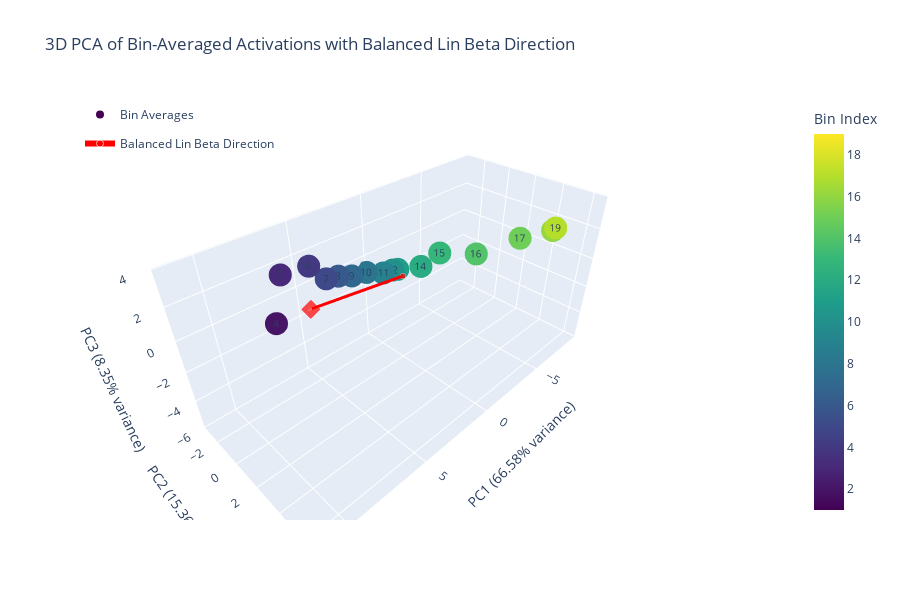

The cell this chart's notebook holds for it:
### Code cell
import plotly.express as px
import plotly.graph_objects as go

# Compute 3D PCA
pca_3d = PCA(n_components=3)
pca_result_3d = pca_3d.fit_transform(bin_data_np)

# Create the balanced log beta direction in the original space
# This represents the direction from low to high balanced log beta values
balanced_log_beta_direction = balanced_lin_to_lin_betas.float().cpu().numpy()
balanced_log_beta_direction = balanced_log_beta_direction / np.linalg.norm(balanced_log_beta_direction)

# Project the balanced log beta direction onto the 3D PCA space
balanced_log_beta_pca = pca_3d.transform(balanced_log_beta_direction.reshape(1, -1))[0]
# Normalize the projected direction
balanced_log_beta_pca = -balanced_log_beta_pca / np.linalg.norm(balanced_log_beta_pca)

# Scale the direction vector for visualization
scale_factor = np.max(np.abs(pca_result_3d)) * 0.5
balanced_log_beta_pca_scaled = balanced_log_beta_pca * scale_factor

# Create 3D scatter plot
fig = go.Figure()

# Add the bin points
fig.add_trace(go.Scatter3d(
    x=pca_result_3d[:, 0],
    y=pca_result_3d[:, 1],
    z=pca_result_3d[:, 2],
    mode='markers+text',
    marker=dict(
        size=8,
        color=bin_indices,
        colorscale='viridis',
        colorbar=dict(
            title="Bin Index",
            x=1.1,  # Move colorbar to the right
            xanchor="left"
        ),
        showscale=True
    ),
    text=[str(idx+2) for idx in bin_indices],
    textposition="middle center",
    textfont=dict(size=10),
    name='Bin Averages'
))

# Add the balanced log beta direction as an arrow
fig.add_trace(go.Scatter3d(
    x=[0, balanced_log_beta_pca_scaled[0]],
    y=[0, balanced_log_beta_pca_scaled[1]],
    z=[0, balanced_log_beta_pca_scaled[2]],
    mode='lines+markers',
    line=dict(color='red', width=6),
    marker=dict(size=[4, 10], color='red', symbol=['circle', 'diamond']),
    name='Balanced Lin Beta Direction',
    legendgroup='direction',
    showlegend=True
))

# Add arrow annotation
fig.add_trace(go.Cone(
    x=[balanced_log_beta_pca_scaled[0]],
    y=[balanced_log_beta_pca_scaled[1]],
    z=[balanced_log_beta_pca_scaled[2]],
    u=[balanced_log_beta_pca[0]],
    v=[balanced_log_beta_pca[1]],
    w=[balanced_log_beta_pca[2]],
    colorscale='Reds',
    showscale=False,
    sizemode='absolute',
    sizeref=0.3,
    name='Direction Arrow'
))

fig.update_layout(
    title='3D PCA of Bin-Averaged Activations with Balanced Lin Beta Direction',
    scene=dict(
        xaxis_title=f'PC1 ({pca_3d.explained_variance_ratio_[0]:.2%} variance)',
        yaxis_title=f'PC2 ({pca_3d.explained_variance_ratio_[1]:.2%} variance)',
        zaxis_title=f'PC3 ({pca_3d.explained_variance_ratio_[2]:.2%} variance)'
    ),
    width=900,  # Increased width to accommodate colorbar
    height=600,
    legend=dict(
        x=0,  # Position legend on the left
        y=1,
        xanchor="left",
        yanchor="top"
    )
)
fig.show()

'''# Generate HTML
html_str = fig.to_html()
with open('html.txt', 'w') as file:
    file.write(html_str)'''

### Figure 1 — Plotly figure (JSON) as saved in the notebook; plotly's stock layout.template omitted (floating-point values rounded to 4 significant figures)
{"data": [{"marker": {"color": [1, 2, 3, 4, 5, 6, 7, 8, 9, 10, 11, 12, 13, 14, 15, 16, 17, 18, 19], "colorbar": {"title": {"text": "Bin Index"}, "x": 1.1, "xanchor": "left"}, "colorscale": [[0, "#440154"], [0.1111, "#482878"], [0.2222, "#3e4989"], [0.3333, "#31688e"], [0.4444, "#26828e"], [0.5556, "#1f9e89"], [0.6667, "#35b779"], [0.7778, "#6ece58"], [0.8889, "#b5de2b"], [1, "#fde725"]], "showscale": true, "size": 8}, "mode": "markers+text", "name": "Bin Averages", "text": ["3", "4", "5", "6", "7", "8", "9", "10", "11", "12", "13", "14", "15", "16", "17", "18", "19", "20", "21"], "textfont": {"size": 10}, "textposition": "middle center", "type": "scatter3d", "x": [11.25, 9.27, 7.979, 5.943, 4.469, 2.894, 1.521, 0.2675, -1.05, -1.839, -2.153, -3.35, -4.359, -5.571, -7.515, -8.795, -8.964], "y": [6.524, 1.928, 0.5463, -0.3493, -1.189, -2.304, -2.866, -3.002, -2.936, -2.906, -2.757, -1.807, -1.098, 0.9335, 2.772, 4.217, 4.296], "z": [-5.729, 2.503, 3.748, 2.983, 1.269, 0.2798, -0.5358, -0.886, -1.456, -1.559, -1.577, -1.467, -0.5971, -0.3604, 0.6959, 1.274, 1.414]}, {"legendgroup": "direction", "line": {"color": "red", "width": 6}, "marker": {"color": "red", "size": [4, 10], "symbol": ["circle", "diamond"]}, "mode": "lines+markers", "name": "Balanced Lin Beta Direction", "showlegend": true, "type": "scatter3d", "x": [0, 4.566], "y": [0, -2.93], "z": [0, -1.491]}, {"colorscale": [[0, "rgb(255,245,240)"], [0.125, "rgb(254,224,210)"], [0.25, "rgb(252,187,161)"], [0.375, "rgb(252,146,114)"], [0.5, "rgb(251,106,74)"], [0.625, "rgb(239,59,44)"], [0.75, "rgb(203,24,29)"], [0.875, "rgb(165,15,21)"], [1, "rgb(103,0,13)"]], "name": "Direction Arrow", "showscale": false, "sizemode": "absolute", "sizeref": 0.3, "type": "cone", "u": [0.8115], "v": [-0.5208], "w": [-0.2651], "x": [4.566], "y": [-2.93], "z": [-1.491]}], "layout": {"height": 600, "legend": {"x": 0, "xanchor": "left", "y": 1, "yanchor": "top"}, "scene": {"xaxis": {"title": {"text": "PC1 (66.58% variance)"}}, "yaxis": {"title": {"text": "PC2 (15.36% variance)"}}, "zaxis": {"title": {"text": "PC3 (8.35% variance)"}}}, "title": {"text": "3D PCA of Bin-Averaged Activations with Balanced Lin Beta Direction"}, "width": 900}}
